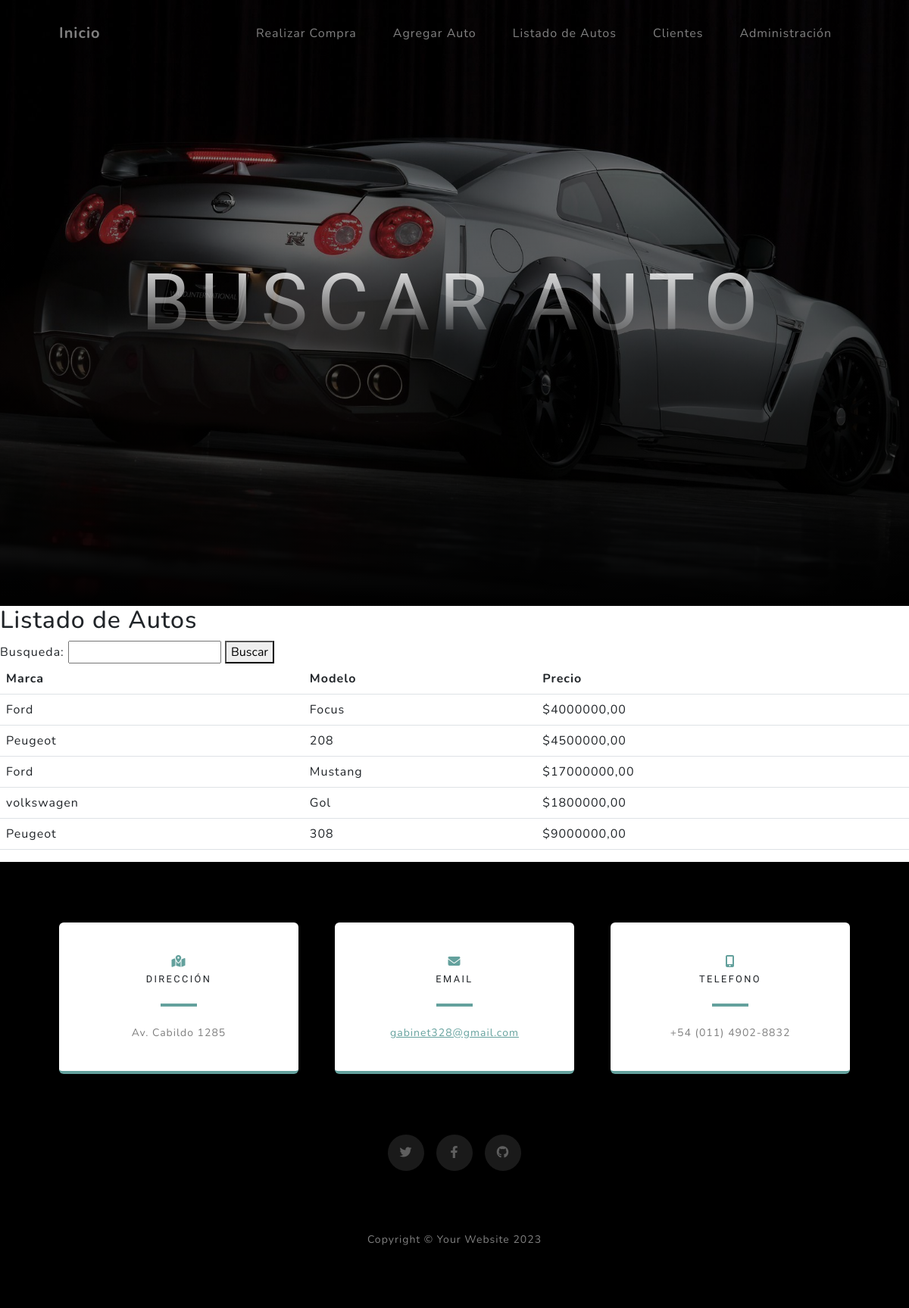
/compras/buscar/, run on the app's committed database.
### compras/models.py (models this page shows, shortened)
class Auto(models.Model):
    marca = models.CharField(max_length=50)
    modelo = models.CharField(max_length=50)
    precio = models.DecimalField(max_digits=10, decimal_places=2)

### compras/views.py (the view)
# urls.py: path("buscar/", views.buscar, name="buscar"),
def buscar(request):
    if request.method == "POST":
        form = BusquedaForm(request.POST)
        if form.is_valid():
            busqueda = form.cleaned_data["busqueda"]
            resultados = Auto.objects.filter(marca__icontains=busqueda)
    else:
        form = BusquedaForm()
        resultados = Auto.objects.all()
    return render(
        request, "compras/buscar.html", {"form": form, "resultados": resultados}
    )

### compras/forms.py
class BusquedaForm(forms.Form):
    busqueda = forms.CharField(max_length=100, required=False)

### compras/templates/compras/buscar.html (shortened to what this page needs)
{% extends 'compras/index.html' %}
{% load static %}
{% block cabecera %}
Buscar Auto
{% endblock cabecera %}
{% block contenido %}
<form method="post">
    <h2>Listado de Autos</h2>
    {{ form.as_table }}
    <button type="submit">Buscar</button>
</form>
{% if resultados %}
<table class="table">
    <thead>
        <tr>
            <th>Marca</th>
            <th>Modelo</th>
            <th>Precio</th>
        </tr>
    </thead>
    <tbody>
        {% for auto in resultados %}
        <tr>
            <td>{{ auto.marca }}</td>
            <td>{{ auto.modelo }}</td>
            <td>${{ auto.precio }}</td>
        </tr>
        {% endfor %}
    </tbody>
</table>
{% else %}
<p>No se encontraron resultados.</p>
{% endif %}
{% endblock contenido %}

### data on the page
Auto: marca "Ford", modelo "Focus", precio "4000000,00"
Auto: marca "Peugeot", modelo "208", precio "4500000,00"
Auto: marca "Ford", modelo "Mustang", precio "17000000,00"
Auto: marca "volkswagen", modelo "Gol", precio "1800000,00"
Auto: marca "Peugeot", modelo "308", precio "9000000,00"
